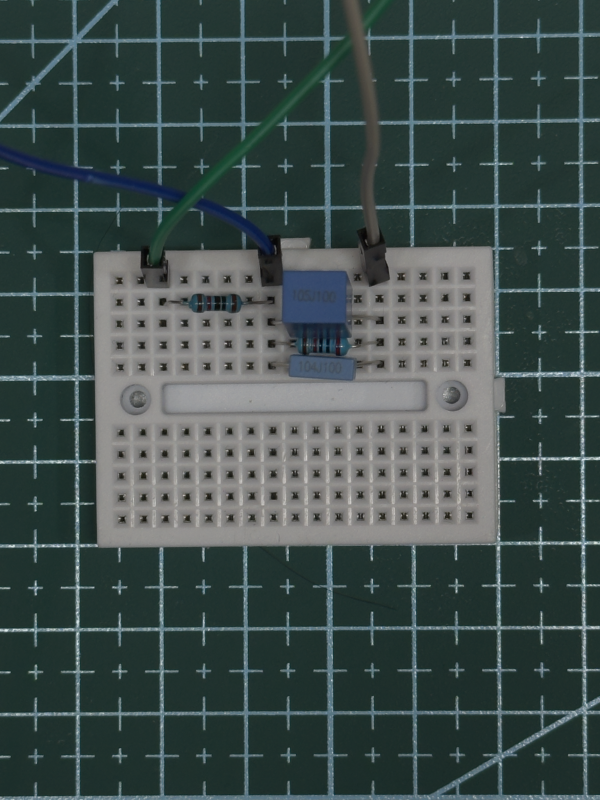
#> input picture examples/reading-restored-v2/2026-11-04/records/20261103T182550-4ea22cc3a0/photo-restored/prepared/input.png, 1200 x 1600 px, found by its file name (shown at 1/2 size)
$ python photo_derivatives.py
#> lines starting #> are read from the running program, lines starting #| are printed output that depends on the picture
"""One recipe for every board photo on the site (cases 01, 02, 03, 04, 05; faulted and restored states).

Inputs are the metadata-free derivatives already in the repository: the 1200×1600 SAM input of each photo stage
(`prepared/input.png`) and, for case 04, the metadata-free RAW render (no SAM stage). Originals (DNG) are never read.

For each photo this writes, into assets/photos/:
  caseNN-<state>-crop.jpg          the photo, cropped to the mini board (one framing rule for every case), pixels untouched
  caseNN-<state>-outline.png       transparent layer: the boundary of each native SAM 3.1 mask that a RECORD ties to a part
                                   or a candidate (Spark's body call, operator-confirmed, or the engine's assignment test).
                                   Nothing is outlined that no record names.
  caseNN-<state>-documentary.jpg   the same crop with every native mask outlined, for the "documentary" toggle only
and merges the paths, crop box and provenance (source sha256, mask files, method) into tools/photos-caseNN.json.

Framing rule: every photo was taken on the same fixed rig (phone vertical on a stand, mini board centred), so one window
of the 1200×1600 frame, FRAME = [120, 380, 1080, 1100]
BRIGHTEN = 1.15  # one uniform brightness lift for every board crop (the bench photos are dark); no colour or local edits (960×720, 4:3), is used for every case and state. Outline rule: a 3 px band just outside the mask, label-tape yellow, with a 1 px
dark edge on both sides so it reads on the pale board. Masks are the native rasters (exact size, no resize).

  python3 tools/photo_derivatives.py            # write derivatives and photos-caseNN.json
  python3 tools/photo_derivatives.py --apply    # also point the existing run files (01, 02, 04) at the new derivatives
"""
import argparse, hashlib, json, pathlib
import numpy as np
from PIL import Image, ImageEnhance

SITE = pathlib.Path(__file__).resolve().parents[1]
REPO = SITE.parent
OUT = SITE / 'assets' / 'photos'
YELLOW = (255, 221, 0)
EDGE = (27, 31, 36)
BAND, EDGE_W = 3, 1
FRAME = [120, 380, 1080, 1100]
BRIGHTEN = 1.15  # one uniform brightness lift for every board crop (the bench photos are dark); no colour or local edits

RC = 'examples/reading-cohort/2026-11-03/records'
C03 = f'{RC}/20261104T051005-fac3d07c86'
PHOTOS = {
    '01': {'faulted': {'input': f'{RC}/20261103T125924-bf8f64512b/photo-faulted/prepared/input.png',
                       'native': f'{RC}/20261103T125924-bf8f64512b/photo-faulted/decoded/native-SAM',
                       'tied': [{'object_id': '1', 'part': 'R1', 'why': 'body_binding: Spark named sam-1 as R1, operator-confirmed (photo-faulted/body-binding.json)'}]}},
    '02': {'faulted': {'input': f'{RC}/20261103T165506-b6ad3e8cf7/photo-faulted/prepared/input.png',
                       'native': f'{RC}/20261103T165506-b6ad3e8cf7/photo-faulted/decoded/native-SAM',
                       'tied': [{'object_id': '2', 'part': 'sam-2', 'why': 'group reading: one of the two capacitor bodies read out of circuit; which is C1 followed from the frozen bands (reading-groups/2026-11-04/records/20261103T174217-008035637b)'},
                                {'object_id': '3', 'part': 'sam-3', 'why': 'group reading: the other capacitor body read out of circuit'}],
                       'documentary_displayed': 'all'},
           'restored': {'input': 'examples/reading-restored-v2/2026-11-04/records/20261103T182550-4ea22cc3a0/photo-restored/prepared/input.png',
                        'native': 'examples/reading-restored-v2/2026-11-04/records/20261103T182550-4ea22cc3a0/photo-restored/native-SAM',
                        'tied': [], 'documentary_displayed': ['0', '1', '2', '3', '4', '6', '7'],
                        'documentary_rule': 'examples/SAM-display/2026-11-04/case02-v2/manifest.json (containment rule; 7 of 8 shown)'}},
    '03': {'faulted': {'input': f'{C03}/photo-faulted/prepared/input.png',
                       'native': f'{C03}/history/reading/history/original/photo-faulted/decoded/native-SAM',
                       'tied': [{'object_id': '1', 'part': 'R1', 'why': 'body_binding: Spark named sam-1 as R1 (photo-v5 follow-up), operator-confirmed (history/reading/body-binding.json)'}]},
           'restored': {'input': f'{C03}/photo-restored/prepared/input.png',
                        'native': f'{C03}/photo-restored/decoded/native-SAM',
                        'tied': [], 'documentary_displayed': 'all',
                        'documentary_rule': f'{C03}/documentary-display/manifest.json (3 of 3 shown)'}},
    '04': {'faulted': {'render': f'{RC}/20261103T150223-18d6f08ac9/documentary-photo/conversion/render.png', 'tied': [],
                       'note': 'documentary photo of the faulted board; no SAM stage in this record'}},
    '05': {'faulted': {'input': f'{RC}/20261104T021333-c80ef3617e/photo-faulted/prepared/input.png',
                       'native': f'{RC}/20261104T021333-c80ef3617e/photo-faulted/decoded/native-SAM',
                       'tied': [{'object_id': '1', 'part': 'W1', 'why': 'body_candidates_proposed: Spark named sam-1 as W1, operator-confirmed (wire-path-confirmation.json)'}]}},
}


def sha(p):
    return hashlib.sha256(pathlib.Path(p).read_bytes()).hexdigest()


def board_box(img):
    """One window for every photo: the rig was fixed, so the mini board sits in the same place in each 1200×1600 frame."""
    assert img.size == (1200, 1600), img.size
    return list(FRAME)


# [27 lines left out: functions dilate, outline_layer, not called in this run]


def load_native(native, object_id):
    man = json.load(open(REPO / native / 'crop-manifest.json'))
    o = next(x for x in man['objects'] if str(x['object_id']) == str(object_id))
    im = Image.open(REPO / native / o['source_mask_file']).convert('L')
    m = np.asarray(im) > 127
    return m, o, man


def write_jpeg(img, path):
    img = ImageEnhance.Brightness(img.convert('RGB')).enhance(BRIGHTEN)
    img.save(path, 'JPEG', quality=92, optimize=True, progressive=True)  # no EXIF, no ICC, no metadata


def main():
    ap = argparse.ArgumentParser(description=__doc__, formatter_class=argparse.RawDescriptionHelpFormatter)
    ap.add_argument('--apply', action='store_true', help='also point data/runs/*.json (cases 01, 02, 04) at the new derivatives')
    a = ap.parse_args()
    OUT.mkdir(parents=True, exist_ok=True)
    for case, states in PHOTOS.items():
        pj = SITE / 'tools' / f'photos-case{case}.json'
        prov = json.load(open(pj)) if pj.exists() else {}
        prov['width'], prov['height'] = 1200, 1600
        prov['method'] = ('tools/photo_derivatives.py: one framing rule (the same 960×720 window of the 1200×1600 frame, FRAME) and one outline rule '
                          f'({BAND} px band just outside each native SAM 3.1 mask, label-tape yellow {YELLOW}, {EDGE_W} px dark edge) for every case; '
                          f'outlines only for masks a record ties to a part or a candidate; one uniform brightness lift ×{BRIGHTEN} on every crop, no colour or local edits; JPEG q92 without metadata')
        for state, cfg in states.items():
            if cfg.get('input'):
                src = REPO / cfg['input']; img = Image.open(src).convert('RGB'); src_sha = sha(src)
#> in main, img is the input picture: PIL image 1200x1600 RGB; mean R, G, B 62.9, 76.9, 75.3
                src_note = f"{cfg['input']} (1200×1600 metadata-free SAM input, sha256 {src_sha[:12]}…)"
            else:
                src = REPO / cfg['render']; full = Image.open(src).convert('RGB'); src_sha = sha(src)
                img = full.resize((1200, 1600), Image.LANCZOS)
                src_note = f"{cfg['render']} (metadata-free RAW render 3024×4032, resized to 1200×1600 for the same framing, sha256 {src_sha[:12]}…)"
            box = board_box(img)
#> box = [120, 380, 1080, 1100]
            crop = img.crop(box)
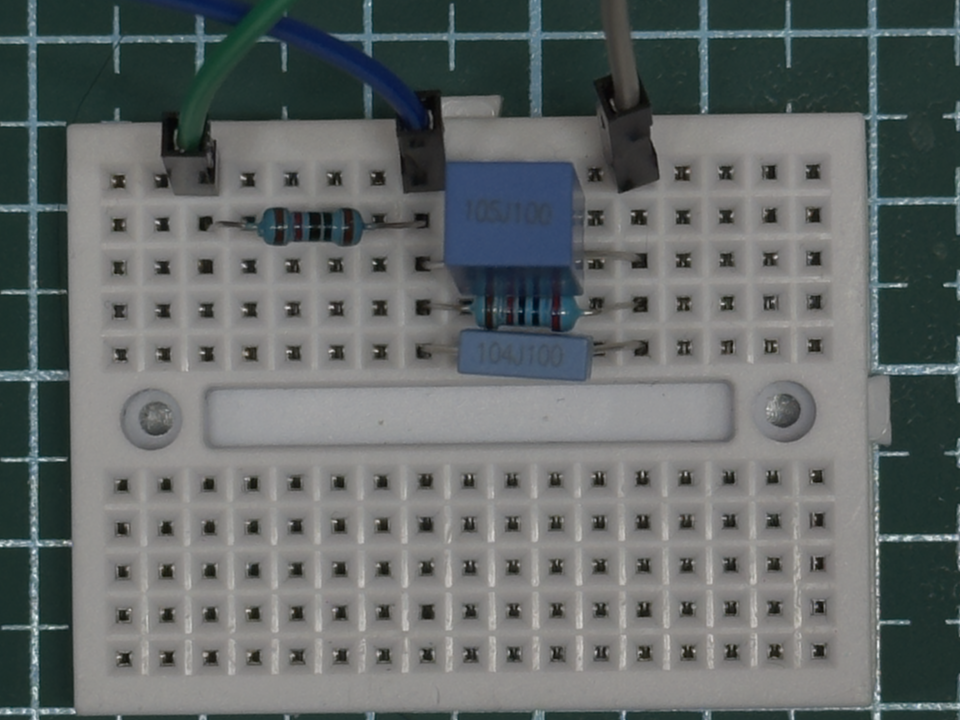
#> crop: PIL image 960x720 RGB; mean R, G, B 98.8, 104.4, 103.7
            base = f'case{case}-{state}'
            write_jpeg(crop, OUT / f'{base}-crop.jpg')
#> in write_jpeg, `img = ImageEnhance.Brightness(img.convert('RGB')).enhance(BRIGHTEN)`:
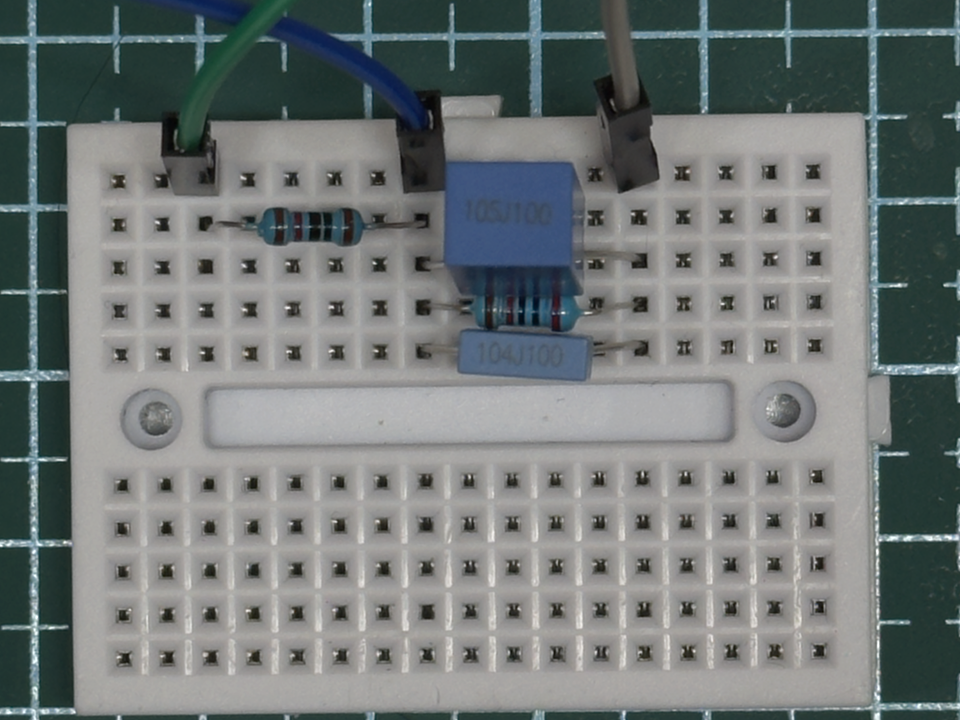
#> img: PIL image 960x720 RGB; mean R, G, B 113.2, 119.5, 118.8
            prov[f'{state}_crop'] = f'assets/photos/{base}-crop.jpg'
            prov[f'{state}_crop_box'] = box
            prov[f'{state}_sha256'] = src_sha
            prov[f'{state}_source'] = src_note
            tied = cfg.get('tied') or []
            masks, tied_out = [], []
            for t in tied:
                m, o, man = load_native(cfg['native'], t['object_id'])
                masks.append(m)
                tied_out.append({**t, 'bounds_half_open': o['bounds_half_open'], 'mask_file': o['source_mask_file'], 'mask_sha256': sha(REPO / cfg['native'] / o['source_mask_file']), 'confidence': o.get('confidence')})
            if masks:
                layer = outline_layer(img.size, masks).crop(box)
                layer.save(OUT / f'{base}-outline.png', optimize=True)
                prov[f'{state}_outline'] = f'assets/photos/{base}-outline.png'
            else:
                prov.pop(f'{state}_outline', None)
            prov[f'{state}_outlined'] = tied_out
            disp = cfg.get('documentary_displayed')
            if disp:
                man = json.load(open(REPO / cfg['native'] / 'crop-manifest.json'))
                ids = [str(o['object_id']) for o in man['objects']] if disp == 'all' else disp
                all_masks = [load_native(cfg['native'], i)[0] for i in ids]
                doc = Image.alpha_composite(img.convert('RGBA'), outline_layer(img.size, all_masks)).crop(box)
                write_jpeg(doc, OUT / f'{base}-documentary.jpg')
                prov[f'{state}_documentary'] = f'assets/photos/{base}-documentary.jpg'
                prov[f'{state}_documentary_masks'] = {'displayed': ids, 'of': len(man['objects']), 'rule': cfg.get('documentary_rule') or 'every native mask'}
            for old in ('crop_r1', 'faulted_sam', 'restored_sam', 'faulted_pair', 'spark_candidates', 'restored_board'):
                prov.pop(old, None)
            print(case, state, 'box', box, 'outlined', [t['part'] for t in tied], 'documentary', bool(disp))
        pj.write_text(json.dumps(prov, ensure_ascii=False, indent=1) + '\n')
    if a.apply:
        apply_to_runs()


# [46 lines left out: function apply_to_runs, not called in this run]


if __name__ == '__main__':
#> (the run stopped early here; a loop or call above may not have finished)
